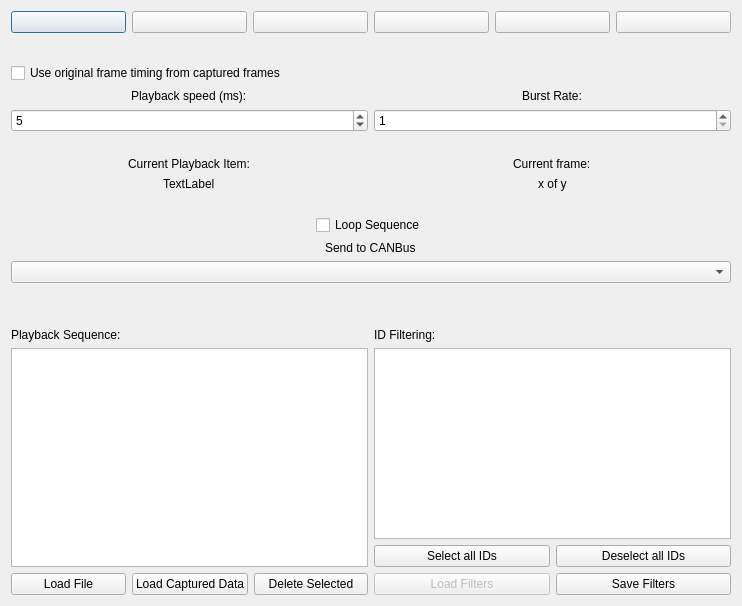
<?xml version="1.0" encoding="UTF-8"?>
<ui version="4.0">
 <class>FramePlaybackWindow</class>
 <widget class="QDialog" name="FramePlaybackWindow">
  <property name="geometry">
   <rect>
    <x>0</x>
    <y>0</y>
    <width>742</width>
    <height>606</height>
   </rect>
  </property>
  <property name="windowTitle">
   <string>Playback</string>
  </property>
  <layout class="QVBoxLayout" name="verticalLayout">
   <item>
    <layout class="QHBoxLayout" name="horizontalLayout">
     <item>
      <widget class="QPushButton" name="btnStepBack">
       <property name="text">
        <string/>
       </property>
       <property name="icon">
        <iconset resource="../icons.qrc">
         <normaloff>:/icons/images/NavBack.png</normaloff>:/icons/images/NavBack.png</iconset>
       </property>
      </widget>
     </item>
     <item>
      <widget class="QPushButton" name="btnPause">
       <property name="text">
        <string/>
       </property>
       <property name="icon">
        <iconset resource="../icons.qrc">
         <normaloff>:/icons/images/PauseHS.png</normaloff>:/icons/images/PauseHS.png</iconset>
       </property>
      </widget>
     </item>
     <item>
      <widget class="QPushButton" name="btnPlayReverse">
       <property name="text">
        <string/>
       </property>
       <property name="icon">
        <iconset resource="../icons.qrc">
         <normaloff>:/icons/images/ReverseHS.png</normaloff>:/icons/images/ReverseHS.png</iconset>
       </property>
      </widget>
     </item>
     <item>
      <widget class="QPushButton" name="btnStop">
       <property name="text">
        <string/>
       </property>
       <property name="icon">
        <iconset resource="../icons.qrc">
         <normaloff>:/icons/images/StopHS.png</normaloff>:/icons/images/StopHS.png</iconset>
       </property>
      </widget>
     </item>
     <item>
      <widget class="QPushButton" name="btnPlay">
       <property name="text">
        <string/>
       </property>
       <property name="icon">
        <iconset resource="../icons.qrc">
         <normaloff>:/icons/images/PlayHS.png</normaloff>:/icons/images/PlayHS.png</iconset>
       </property>
      </widget>
     </item>
     <item>
      <widget class="QPushButton" name="btnStepForward">
       <property name="text">
        <string/>
       </property>
       <property name="icon">
        <iconset resource="../icons.qrc">
         <normaloff>:/icons/images/NavForward.png</normaloff>:/icons/images/NavForward.png</iconset>
       </property>
      </widget>
     </item>
    </layout>
   </item>
   <item>
    <spacer name="verticalSpacer_4">
     <property name="orientation">
      <enum>Qt::Vertical</enum>
     </property>
     <property name="sizeType">
      <enum>QSizePolicy::Preferred</enum>
     </property>
     <property name="sizeHint" stdset="0">
      <size>
       <width>20</width>
       <height>25</height>
      </size>
     </property>
    </spacer>
   </item>
   <item>
    <widget class="QCheckBox" name="cbOriginalTiming">
     <property name="text">
      <string>Use original frame timing from captured frames</string>
     </property>
    </widget>
   </item>
   <item>
    <layout class="QHBoxLayout" name="horizontalLayout_4">
     <item>
      <layout class="QVBoxLayout" name="verticalLayout_3">
       <item alignment="Qt::AlignHCenter">
        <widget class="QLabel" name="label">
         <property name="text">
          <string>Playback speed (ms):</string>
         </property>
        </widget>
       </item>
       <item>
        <widget class="QSpinBox" name="spinPlaySpeed">
         <property name="minimum">
          <number>0</number>
         </property>
         <property name="maximum">
          <number>1000</number>
         </property>
         <property name="value">
          <number>5</number>
         </property>
        </widget>
       </item>
      </layout>
     </item>
     <item>
      <layout class="QVBoxLayout" name="verticalLayout_2">
       <item alignment="Qt::AlignHCenter">
        <widget class="QLabel" name="label_3">
         <property name="text">
          <string>Burst Rate:</string>
         </property>
        </widget>
       </item>
       <item>
        <widget class="QSpinBox" name="spinBurstSpeed">
         <property name="minimum">
          <number>1</number>
         </property>
         <property name="maximum">
          <number>8</number>
         </property>
         <property name="value">
          <number>1</number>
         </property>
        </widget>
       </item>
      </layout>
     </item>
    </layout>
   </item>
   <item>
    <spacer name="verticalSpacer">
     <property name="orientation">
      <enum>Qt::Vertical</enum>
     </property>
     <property name="sizeType">
      <enum>QSizePolicy::Preferred</enum>
     </property>
     <property name="sizeHint" stdset="0">
      <size>
       <width>10</width>
       <height>20</height>
      </size>
     </property>
    </spacer>
   </item>
   <item>
    <layout class="QHBoxLayout" name="horizontalLayout_7">
     <item>
      <layout class="QVBoxLayout" name="verticalLayout_6">
       <item alignment="Qt::AlignHCenter">
        <widget class="QLabel" name="label_7">
         <property name="text">
          <string>Current Playback Item:</string>
         </property>
        </widget>
       </item>
       <item alignment="Qt::AlignHCenter">
        <widget class="QLabel" name="lblCurrPlayback">
         <property name="text">
          <string>TextLabel</string>
         </property>
        </widget>
       </item>
      </layout>
     </item>
     <item>
      <layout class="QVBoxLayout" name="verticalLayout_8">
       <item alignment="Qt::AlignHCenter">
        <widget class="QLabel" name="label_2">
         <property name="text">
          <string>Current frame:</string>
         </property>
        </widget>
       </item>
       <item alignment="Qt::AlignHCenter">
        <widget class="QLabel" name="lblPosition">
         <property name="text">
          <string>x of y</string>
         </property>
        </widget>
       </item>
      </layout>
     </item>
    </layout>
   </item>
   <item>
    <spacer name="verticalSpacer_2">
     <property name="orientation">
      <enum>Qt::Vertical</enum>
     </property>
     <property name="sizeType">
      <enum>QSizePolicy::Preferred</enum>
     </property>
     <property name="sizeHint" stdset="0">
      <size>
       <width>20</width>
       <height>20</height>
      </size>
     </property>
    </spacer>
   </item>
   <item alignment="Qt::AlignHCenter">
    <widget class="QCheckBox" name="cbLoop">
     <property name="text">
      <string>Loop Sequence</string>
     </property>
    </widget>
   </item>
   <item alignment="Qt::AlignHCenter">
    <widget class="QLabel" name="label_4">
     <property name="text">
      <string>Send to CANBus</string>
     </property>
    </widget>
   </item>
   <item>
    <widget class="QComboBox" name="comboCANBus"/>
   </item>
   <item>
    <spacer name="verticalSpacer_3">
     <property name="orientation">
      <enum>Qt::Vertical</enum>
     </property>
     <property name="sizeType">
      <enum>QSizePolicy::Preferred</enum>
     </property>
     <property name="sizeHint" stdset="0">
      <size>
       <width>20</width>
       <height>40</height>
      </size>
     </property>
    </spacer>
   </item>
   <item>
    <layout class="QHBoxLayout" name="horizontalLayout_5">
     <item>
      <layout class="QVBoxLayout" name="verticalLayout_5">
       <item>
        <widget class="QLabel" name="label_6">
         <property name="text">
          <string>&lt;html&gt;&lt;head/&gt;&lt;body&gt;&lt;p&gt;Playback Sequence:&lt;/p&gt;&lt;/body&gt;&lt;/html&gt;</string>
         </property>
        </widget>
       </item>
       <item>
        <widget class="QTableWidget" name="tblSequence"/>
       </item>
       <item>
        <layout class="QHBoxLayout" name="horizontalLayout_8">
         <item>
          <widget class="QPushButton" name="btnLoadFile">
           <property name="text">
            <string>Load File</string>
           </property>
          </widget>
         </item>
         <item>
          <widget class="QPushButton" name="btnLoadLive">
           <property name="text">
            <string>Load Captured Data</string>
           </property>
          </widget>
         </item>
         <item>
          <widget class="QPushButton" name="btnDelete">
           <property name="text">
            <string>Delete Selected</string>
           </property>
          </widget>
         </item>
        </layout>
       </item>
      </layout>
     </item>
     <item>
      <layout class="QVBoxLayout" name="verticalLayout_4">
       <item>
        <widget class="QLabel" name="label_5">
         <property name="text">
          <string>ID Filtering:</string>
         </property>
        </widget>
       </item>
       <item>
        <widget class="QListWidget" name="listID"/>
       </item>
       <item>
        <layout class="QHBoxLayout" name="horizontalLayout_6">
         <item>
          <widget class="QPushButton" name="btnSelectAll">
           <property name="text">
            <string>Select all IDs</string>
           </property>
          </widget>
         </item>
         <item>
          <widget class="QPushButton" name="btnSelectNone">
           <property name="text">
            <string>Deselect all IDs</string>
           </property>
          </widget>
         </item>
        </layout>
       </item>
       <item>
        <layout class="QHBoxLayout" name="horizontalLayout_9">
         <item>
          <widget class="QPushButton" name="btnLoadFilters">
           <property name="enabled">
            <bool>false</bool>
           </property>
           <property name="text">
            <string>Load Filters</string>
           </property>
          </widget>
         </item>
         <item>
          <widget class="QPushButton" name="btnSaveFilters">
           <property name="text">
            <string>Save Filters</string>
           </property>
          </widget>
         </item>
        </layout>
       </item>
      </layout>
     </item>
    </layout>
   </item>
   <item>
    <layout class="QHBoxLayout" name="horizontalLayout_3"/>
   </item>
  </layout>
 </widget>
 <tabstops>
  <tabstop>btnStepBack</tabstop>
  <tabstop>btnPause</tabstop>
  <tabstop>btnPlayReverse</tabstop>
  <tabstop>btnStop</tabstop>
  <tabstop>btnPlay</tabstop>
  <tabstop>btnStepForward</tabstop>
  <tabstop>spinPlaySpeed</tabstop>
  <tabstop>spinBurstSpeed</tabstop>
  <tabstop>cbLoop</tabstop>
  <tabstop>comboCANBus</tabstop>
  <tabstop>tblSequence</tabstop>
  <tabstop>btnLoadFile</tabstop>
  <tabstop>btnLoadLive</tabstop>
  <tabstop>btnDelete</tabstop>
  <tabstop>listID</tabstop>
  <tabstop>btnSelectAll</tabstop>
  <tabstop>btnSelectNone</tabstop>
  <tabstop>btnLoadFilters</tabstop>
  <tabstop>btnSaveFilters</tabstop>
 </tabstops>
 <resources>
  <include location="../icons.qrc"/>
 </resources>
 <connections/>
</ui>
